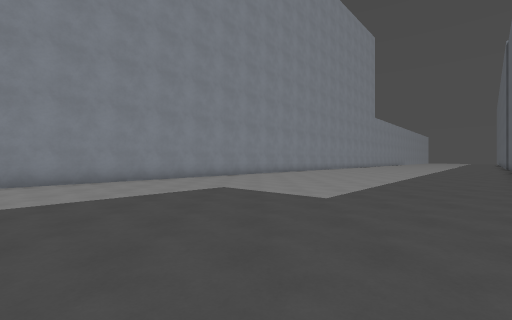
View 1 (above)

18 first-person views from a walk through a Godot game level. The camera is 1.4 m above the floor, looks level and sees 90° across. The floor is counted in squares, 2 m on a side. Each view is taken from the middle of a square. On the plan, view 1 faces up. The plan holds only what a view shows up to about 9 squares ahead; the rest is blank. The place goes on beyond the plan. Surface patterns are stand-ins for the level's own textures.

View 2
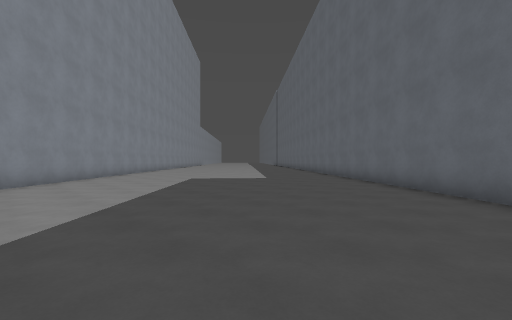

View 3
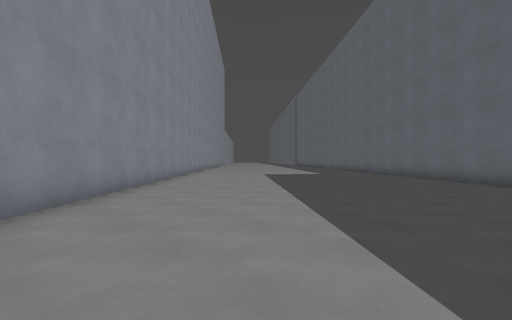

View 4
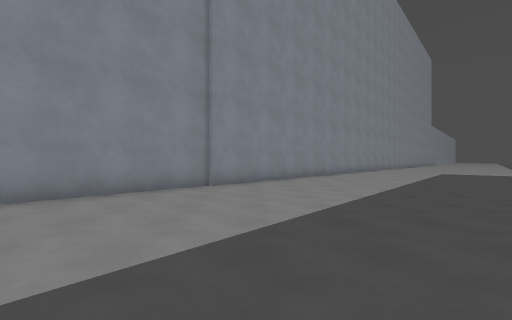

View 5
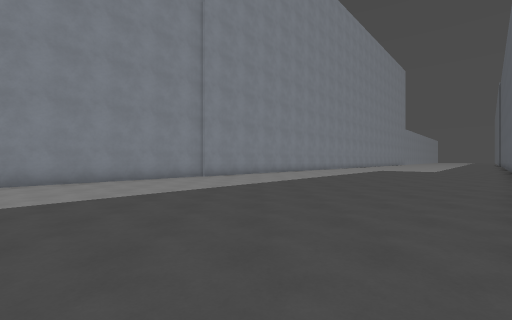

View 6
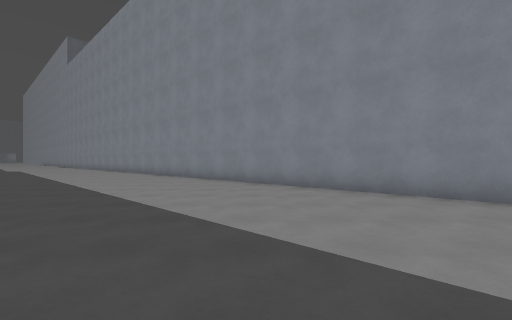

View 7
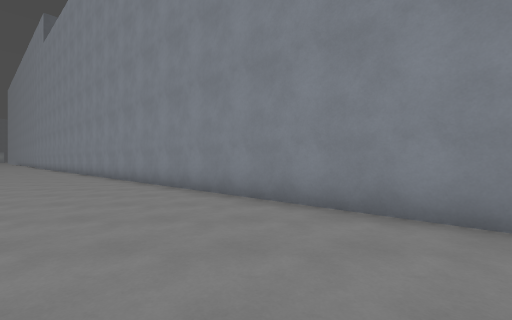

View 8
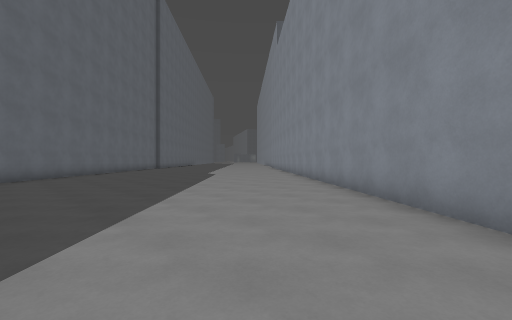

View 9
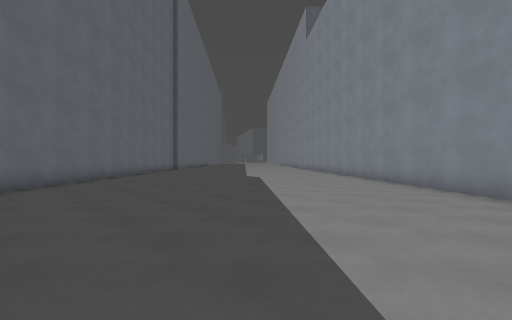

View 10
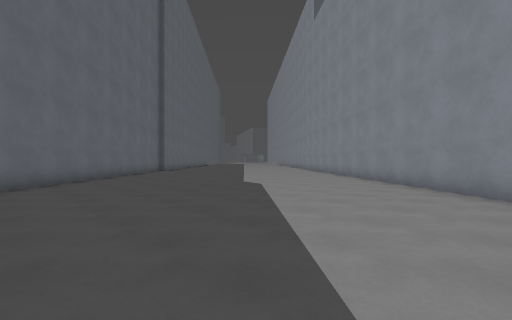

View 11
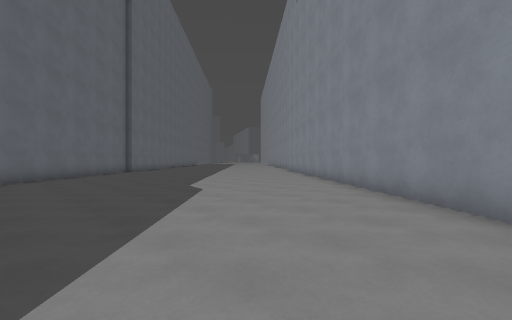

View 12
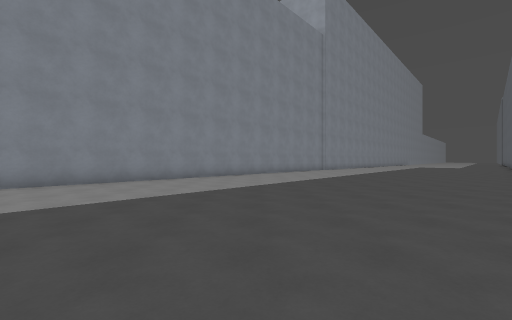

View 13
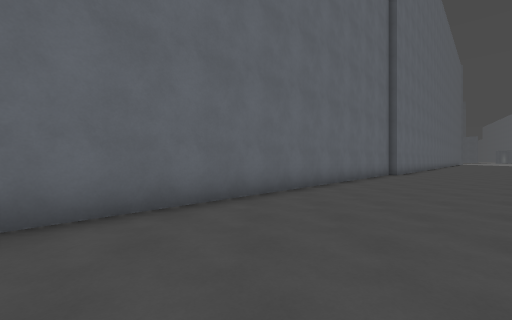

View 14
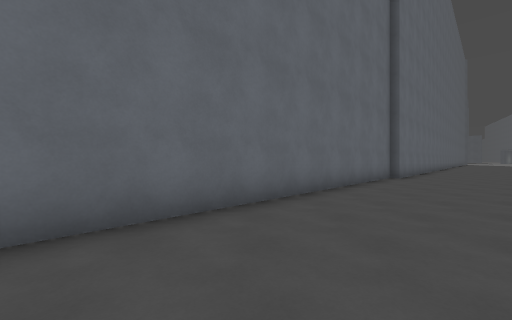

View 15
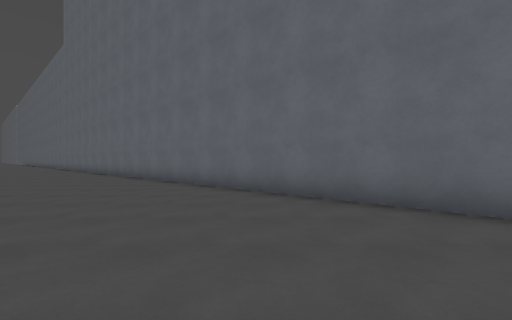

View 16
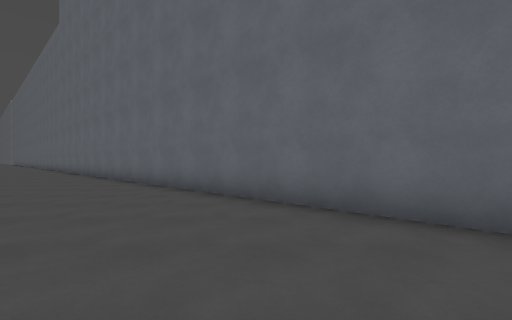

View 17
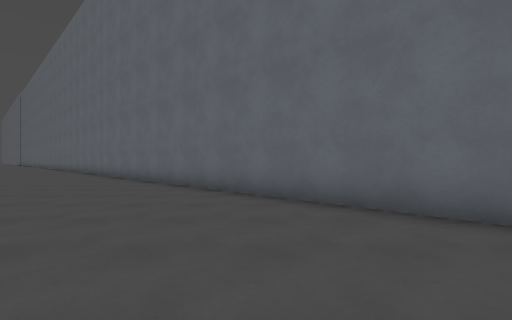

View 18
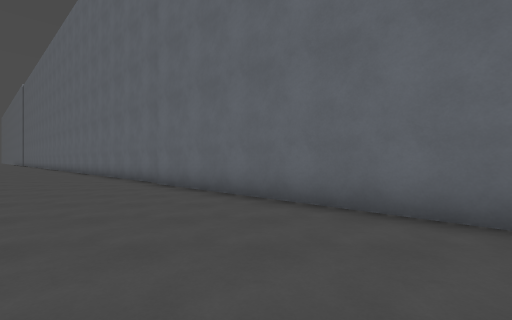

### Floor plan
Points are (right, up) in squares from view 1. A wall is a line through its corners. A room is listed if a view was taken in it or the views show most of it. See-through windows are left out.
Room 1 (views 1, 2, 3, 4, 5, 6, 7, 8, 9, 10, 11, 12, 13, 14, 15, 16, 17, 18)
walls: (-11.3, 1) (-27.6, -16.8); (-3.2, -5) (-2, -3.7); (-0.5, -2.1) (3, 1.8); (-3.7, 9.1) (-11.2, 0.9); (-25.4, -29) (-3.5, -5.1)

Where each view was taken, in squares from view 1:
view 1: 0 up, 0 right, facing up
view 2: 2 down, 6 left, facing up-right
view 3: 2 down, 10 left, facing up-right
view 4: 6 down, 10 left, facing up
view 5: 10 down, 9 left, facing up
view 6: 5 down, 9 left, facing left
view 7: 6 down, 13 left, facing left
view 8: 9 down, 17 left, facing down-left
view 9: 12 down, 17 left, facing down-left
view 10: 14 down, 19 left, facing down-left
view 11: 14 down, 21 left, facing down-left
view 12: 17 down, 16 left, facing up
view 13: 18 down, 20 left, facing down
view 14: 20 down, 21 left, facing down
view 15: 19 down, 22 left, facing right
view 16: 17 down, 19 left, facing right
view 17: 12 down, 15 left, facing right
view 18: 8 down, 11 left, facing right
